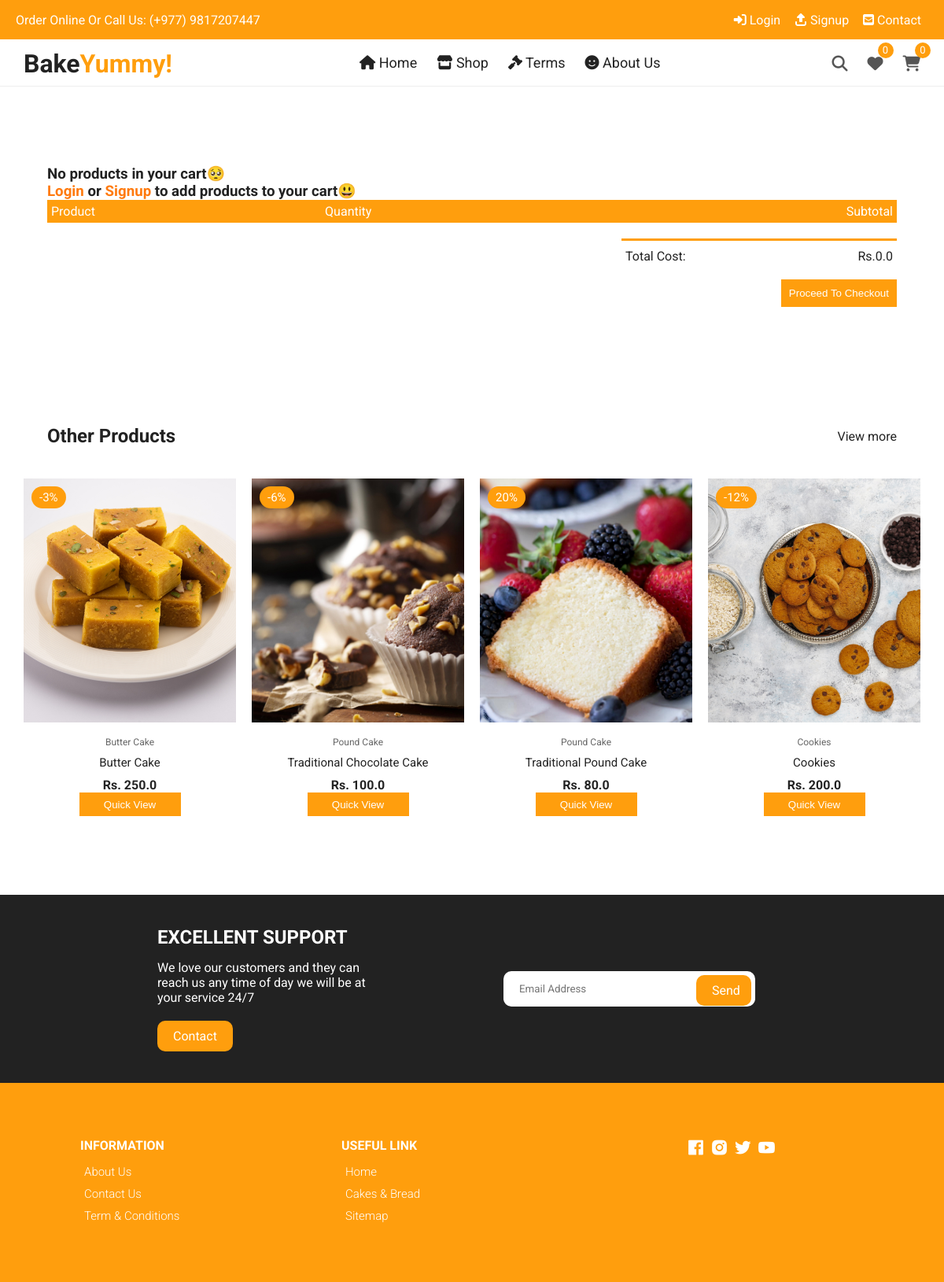
Page /cart/ on the committed database.
### home/models.py (models this page shows, shortened)
class Product(models.Model):
    id = models.AutoField(primary_key=True)
    name = models.CharField(max_length=200)
    desc = models.TextField()
    category = models.ForeignKey(Category, on_delete=models.CASCADE)
    weight = models.CharField(max_length=100)
    marked_price = models.FloatField()
    selling_price = models.FloatField()
    available_quantity = models.PositiveIntegerField(default=0) #Remove this default option in the final project
    photo = models.ImageField(upload_to='products/')
    return_policy = models.CharField(max_length=255)
    slug = models.SlugField()
    tags = models.CharField(max_length=300, default='')
    modified_date = models.DateField(auto_now=True)
    users_wishlist = models.ManyToManyField(User, blank=True, related_name='user_wishlist')
    @property
    def discount_percent(self):
        discount = (self.marked_price - self.selling_price)/self.marked_price
        return str(floor(discount * 100))

class Category(models.Model):
    id = models.AutoField(primary_key=True)
    title = models.CharField(max_length=200)
    slug = models.SlugField()

### home/views.py (the view)
# urls.py: path('cart/', cart, name='cart'),
def cart(request):
    otherprod = Product.objects.all().order_by('?')[:4]
    if request.user.is_authenticated:
        products = Product.objects.filter(users_wishlist=request.user)
        wishlistcount = products.count()
        cartprod = MyCart.objects.filter(user=request.user)
        cartprodcount = cartprod.count()
    else:
        wishlistcount = ''
        cartprodcount = ''
        cartprod = ''
    context = {
        'otherprod': otherprod,
        'wishlistcount': wishlistcount,
        'cartprod': cartprod,
        'cartprodcount': cartprodcount,
        }
    return render(request, 'home/cart.html', context)

### templates/home/cart.html (shortened to what this page needs)
{% extends 'base.html' %}
{% load static %}
{% block maincontent %}
<div class="container cart">
    <table>
      <tr id='carttablerow'>
        <th>Product</th>
        <th>Quantity</th>
        <th>Subtotal</th>
      </tr>
      {% if cartprod %}
      {% for c in cartprod %}
      <tr data-table-id = '{{c.product.id}}' data-table-url = '{% url "delete_from_cart" %}' class='datatableid{{c.product.id}}' id='carttablerow'>
        <td>
          <div class="cart-info">
            <img src="{{c.product.photo.url}}" alt="" />
            <div>
             <a href="{% url 'productdetail' c.product.id %}"> <span style="color: #ff7a0d;font-size: 1.8rem;"><strong>{{c.product.name}}</strong></span><br></a>
              <span>Price: Rs.{{c.product.selling_price}}</span> <br />
            </div>
          </div>
        </td>
        <td>
          <div class="cartbutton" style="justify-content: flex-start;">
            <button data-id="{{c.product.id}}" data-url="{% url 'remove_from_cart' %}" class="minusbutton mb{{c.product.id}}" style="display: flex; align-items: center;justify-content: center;">-</button>
            <span data-id="{{c.product.id}}"class="buttontext bt{{c.product.id}}" style="display: flex;align-items: center;justify-content: center;margin-bottom: 1rem;">{{c.quantity}}</span>
            <button data-id="{{c.product.id}}" data-url="{% url 'add_to_cart' %}" class="plusbutton pb{{c.product.id}}" style="display: flex;align-items: center;justify-content: center;">+</button>
          </div>
        </td>
        <td><input type="hidden" class="subTotals" name="subtotal" data-subtotal='{{c.sub_total}}'> Rs.{{c.sub_total}}</td>
      </tr>
      {% endfor %}
      {% else %}
      <h3>No products in your cart🥺</h3>
      {% if user.is_anonymous %}
      <h3><a style="color: #ff7a0d;" href="{% url 'login' %}">Login</a> or <a style="color: #ff7a0d;" href="{% url 'signup' %}">Signup</a> to add products to your cart😃</h3>
      {% endif %}
      {% endif %}
    </table>
    <div class="total-price">
      <table>
        <tr>
          <td>Total Cost:</td>
          <td class="prodOnlyTotal"></td>
        </tr>
      </table>
      {% if user.is_authenticated %}
      <a href="{% url 'checkout' %}" class="checkout btn">Proceed To Checkout</a>
      {% else %}
      <button class="checkout btn" style="cursor: pointer;outline: none;border: none;">Proceed To Checkout</button>
      {% endif %}
    </div>
  </div>
<section class="section featured">
    <div class="top container">
        <h1>Other Products</h1>
        <a href="{% url 'products' %}" class="view-more">View more</a>
    </div>
    <div class="product-center container">
        {% for pro in otherprod %}
        <div class="product-item">
            <div class="overlay">
                <a href="{% url 'productdetail' pro.id %}" class="product-thumb">
                    <img src="{{ pro.photo.url }}" alt="" />
                </a>
                <span class="discount">{{pro.discount_percent}}%</span>
            </div>
            <div class="product-info">
                <span>{{ pro.category.title}}</span>
                <a href="{% url 'productdetail' pro.id %}">{{ pro.name }}</a>
                <h4>Rs. {{ pro.selling_price }}</h4>
                <div class="cartbutton">
                    <a href="{% url 'productdetail' pro.id %}"><button class="quickviewbutton">Quick View</button></a>
                </div>
            </div>
            <ul class="icons">
                <a href="{% url 'productdetail' pro.id %}"><li> Quick View</li></a>
            </ul>
        </div>
        {% endfor %}
    </div>
</section>
{% endblock maincontent %}

### static/css/styles.css (style rules this page uses)
:root { --white: #fff; --black: #222; --yellow: #ff9e0d; --grey1: #f0f0f0; --grey2: #e9d7d3; }
*, *::before, *::after { margin: 0; padding: 0; box-sizing: inherit; }
html { box-sizing: border-box; font-size: 62.5%; }
body { font-family: "Roboto", sans-serif; font-size: 1.6rem; background-color: var(--white); color: var(--black); font-weight: 400; font-style: normal; }
a { text-decoration: none; color: var(--black); }
.container { max-width: 114rem; margin: 0 auto; padding: 0 3rem; }
.section { padding: 5rem 0 5rem 0; overflow: hidden; }
.product-center { display: flex; align-items: center; justify-content: center; flex-wrap: wrap; max-width: 120rem; margin: 0 auto; padding: 0 2rem; }
.product-item { position: relative; width: 27rem; margin: 0 auto; margin-bottom: 3rem; }
.product-thumb { height: 31rem; width: 100%; display: inline-block; }
.product-thumb img { width: 100%; height: 31rem; object-fit: cover; transition: all 500ms linear; }
.product-info { padding: 1rem; text-align: center; }
.product-info span { display: inline-block; font-size: 1.2rem; color: #666; margin-bottom: 1rem; }
.product-info a { font-size: 1.5rem; display: block; margin-bottom: 1rem; transition: all 300ms ease; }
.cartbutton { display: flex; align-items: center; justify-content: center; }
.cartbutton .initialbutton, .cartbutton .initialbuttondisabled, .cartbutton .plusbutton, .cartbutton .buttontext, .cartbutton .minusbutton, .cartbutton .quickviewbutton { height: 30px; width: 129px; border: none; outline: none; background: var(--yellow); color: #fff; cursor: pointer; transition: 250ms; }
.product-item .icons { position: absolute; left: 50%; top: 35%; width: fit-content; transform: translate(-50%); display: flex; align-items: center; display: flex; align-items: center; justify-content: center; }
.product-item .overlay { position: relative; overflow: hidden; cursor: pointer; width: 100%; }
.product-item .discount { position: absolute; top: 1rem; left: 1rem; background-color: var(--yellow); padding: 0.5rem 1rem; color: var(--white); border-radius: 2rem; font-size: 1.5rem; }
.section .top { display: flex; align-items: center; justify-content: space-between; margin-bottom: 4rem; }
.cart { margin: 10rem auto; }
table { width: 100%; border-collapse: collapse; }
th { text-align: left; padding: 0.5rem; color: #fff; background-color: var(--yellow); font-weight: normal; }
td { padding: 1rem 0.5rem; }
.total-price { display: flex; align-items: flex-end; flex-direction: column; margin-top: 2rem; }
.total-price table { border-top: 3px solid var(--yellow); width: 100%; max-width: 35rem; }
td:last-child { text-align: right; }
th:last-child { text-align: right; }
.checkout { display: inline-block; background-color: var(--yellow); color: white; padding: 1rem; margin-top: 1rem; }

### rows in the picture
Product: photo (picture), discount_percent "-3", category "Butter Cake", name "Butter Cake", selling_price "250.0"
Product: photo (picture), discount_percent "-6", category "Pound Cake", name "Traditional Chocolate Cake", selling_price "100.0"
Product: photo (picture), discount_percent "20", category "Pound Cake", name "Traditional Pound Cake", selling_price "80.0"
Product: photo (picture), discount_percent "-12", category "Cookies", name "Cookies", selling_price "200.0"
